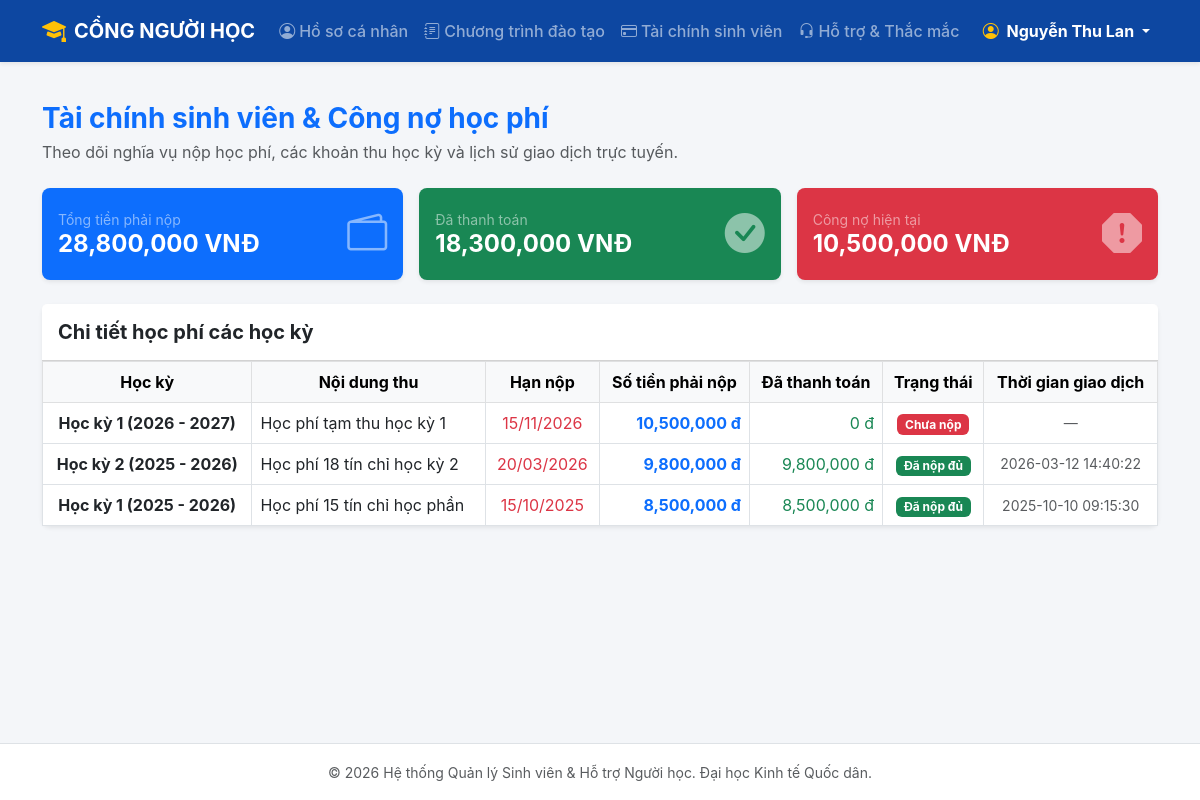
The app's page /portal/finance (signed in) with its own data.
### tables this page shows
CREATE TABLE TaiKhoan (
    id INTEGER PRIMARY KEY AUTOINCREMENT,
    username TEXT NOT NULL UNIQUE,
    password_hash TEXT NOT NULL,
    vai_tro TEXT NOT NULL CHECK (vai_tro IN ('student', 'support_staff', 'admin')),
    ho_ten TEXT,
    sinh_vien_id INTEGER UNIQUE REFERENCES SinhVien(id) ON DELETE CASCADE
);

CREATE TABLE TaiChinhSinhVien (
    id INTEGER PRIMARY KEY AUTOINCREMENT,
    sinh_vien_id INTEGER NOT NULL REFERENCES SinhVien(id) ON DELETE CASCADE,
    hoc_ky TEXT NOT NULL, -- Ví dụ: "Kỳ 1 (2025-2026)", "Kỳ 2 (2025-2026)"
    noi_dung TEXT NOT NULL,
    so_tien_phai_nop INTEGER NOT NULL,
    so_tien_da_nop INTEGER NOT NULL DEFAULT 0,
    han_nop TEXT NOT NULL,
    trang_thai_nop TEXT NOT NULL DEFAULT 'Chưa nộp' CHECK (trang_thai_nop IN ('Đã nộp đủ', 'Chưa nộp', 'Nộp một phần')),
    ngay_giao_dich TEXT
);

### portal.py (the view)
@portal_bp.route("/finance")
@login_required
@roles_required("student")
def finance():
    db = get_db()
    sv = get_current_student(db)
    if not sv:
        abort(404)
    finance_records = db.execute("""
        SELECT * FROM TaiChinhSinhVien
        WHERE sinh_vien_id = ?
        ORDER BY id DESC
    """, (sv["id"],)).fetchall()
    tong_phai_nop = sum(r["so_tien_phai_nop"] for r in finance_records)
    tong_da_nop = sum(r["so_tien_da_nop"] for r in finance_records)
    cong_no_con_lai = tong_phai_nop - tong_da_nop
    return render_template(
        "portal/finance.html",
        sv=sv,
        records=finance_records,
        tong_phai_nop=tong_phai_nop,
        tong_da_nop=tong_da_nop,
        cong_no=cong_no_con_lai
    )

### app.py (called while the page is built)
def dmy(value):
    if not value:
        return "—"
    try:
        return datetime.strptime(str(value)[:10], "%Y-%m-%d").strftime("%d/%m/%Y")
    except ValueError:
        return value

### auth.py (called while the page is built)
@auth_bp.before_app_request
def load_logged_in_user():
    user_id = session.get("user_id")
    if user_id is None:
        g.user = None
    else:
        db = get_db()
        g.user = db.execute(
            "SELECT id, username, vai_tro, ho_ten, sinh_vien_id FROM TaiKhoan WHERE id = ?",
            (user_id,)
        ).fetchone()

def login_required(view):
    @functools.wraps(view)
    def wrapped_view(**kwargs):
        if g.user is None:
            flash("Vui lòng đăng nhập để truy cập chức năng này.", "warning")
            return redirect(url_for("auth.login"))
        return view(**kwargs)
    return wrapped_view

def roles_required(*roles):
    def decorator(view):
        @functools.wraps(view)
        def wrapped_view(**kwargs):
            if g.user is None:
                flash("Vui lòng đăng nhập để tiếp tục.", "warning")
                return redirect(url_for("auth.login"))
            if g.user["vai_tro"] not in roles:
                flash("Bạn không có quyền truy cập vào chức năng hoặc trang này.", "danger")
                if g.user["vai_tro"] == "student":
                    return redirect(url_for("portal.profile"))
                return redirect(url_for("students.list_students"))
            return view(**kwargs)
        return wrapped_view
    return decorator

### models.py (called while the page is built)
def connect(path):
    conn = sqlite3.connect(path)
    conn.row_factory = sqlite3.Row
    conn.execute("PRAGMA foreign_keys = ON")
    conn.create_function("norm", 1, normalize, deterministic=True)
    return conn

def get_db():
    if "db" not in g:
        g.db = connect(current_app.config["DATABASE"])
    return g.db

### portal.py (called while the page is built)
def get_current_student(db):
    if not g.user or g.user["sinh_vien_id"] is None:
        return None
    query = """
        SELECT sv.*, l.ma_lop, l.ten_lop, l.khoa_hoc,
               n.id AS nganh_id, n.ma_nganh, n.ten_nganh
        FROM SinhVien sv
        JOIN Lop l ON l.id = sv.lop_id
        JOIN NganhHoc n ON n.id = l.nganh_id
        WHERE sv.id = ?
    """
    return db.execute(query, (g.user["sinh_vien_id"],)).fetchone()

### templates/portal/finance.html (shortened to what this page needs)
{% extends "base.html" %}
{% block content %}
<div class="container my-4">
    <div class="mb-4">
        <h3 class="fw-bold text-primary mb-1">Tài chính sinh viên & Công nợ học phí</h3>
        <p class="text-muted">Theo dõi nghĩa vụ nộp học phí, các khoản thu học kỳ và lịch sử giao dịch trực tuyến.</p>
    </div>
    <div class="row g-3 mb-4">
        <div class="col-md-4">
            <div class="card border-0 shadow-sm bg-primary text-white p-3">
                <div class="d-flex justify-content-between align-items-center">
                    <div>
                        <div class="text-white-50 small">Tổng tiền phải nộp</div>
                        <h4 class="fw-bold mb-0">{{ "{:,}".format(tong_phai_nop) }} VNĐ</h4>
                    </div>
                    <i class="bi bi-wallet2 fs-1 text-white-50"></i>
                </div>
            </div>
        </div>
        <div class="col-md-4">
            <div class="card border-0 shadow-sm bg-success text-white p-3">
                <div class="d-flex justify-content-between align-items-center">
                    <div>
                        <div class="text-white-50 small">Đã thanh toán</div>
                        <h4 class="fw-bold mb-0">{{ "{:,}".format(tong_da_nop) }} VNĐ</h4>
                    </div>
                    <i class="bi bi-check-circle-fill fs-1 text-white-50"></i>
                </div>
            </div>
        </div>
        <div class="col-md-4">
            <div class="card border-0 shadow-sm bg-danger text-white p-3">
                <div class="d-flex justify-content-between align-items-center">
                    <div>
                        <div class="text-white-50 small">Công nợ hiện tại</div>
                        <h4 class="fw-bold mb-0">{{ "{:,}".format(cong_no) }} VNĐ</h4>
                    </div>
                    <i class="bi bi-exclamation-octagon-fill fs-1 text-white-50"></i>
                </div>
            </div>
        </div>
    </div>
    <div class="card shadow-sm border-0">
        <div class="card-header bg-white py-3">
            <h5 class="card-title fw-bold text-dark mb-0">Chi tiết học phí các học kỳ</h5>
        </div>
        <div class="card-body p-0">
            <div class="table-responsive">
                <table class="table table-hover table-bordered mb-0 align-middle">
                    <thead class="table-light">
                        <tr class="text-center">
                            <th>Học kỳ</th>
                            <th>Nội dung thu</th>
                            <th>Hạn nộp</th>
                            <th>Số tiền phải nộp</th>
                            <th>Đã thanh toán</th>
                            <th>Trạng thái</th>
                            <th>Thời gian giao dịch</th>
                        </tr>
                    </thead>
                    <tbody>
                        {% for r in records %}
                        <tr>
                            <td class="fw-bold text-center">{{ r.hoc_ky }}</td>
                            <td>{{ r.noi_dung }}</td>
                            <td class="text-center text-danger">{{ r.han_nop|dmy }}</td>
                            <td class="text-end fw-bold text-primary">{{ "{:,}".format(r.so_tien_phai_nop) }} đ</td>
                            <td class="text-end text-success">{{ "{:,}".format(r.so_tien_da_nop) }} đ</td>
                            <td class="text-center">
                                {% if r.trang_thai_nop == 'Đã nộp đủ' %}
                                    <span class="badge bg-success">Đã nộp đủ</span>
                                {% elif r.trang_thai_nop == 'Nộp một phần' %}
                                    <span class="badge bg-warning text-dark">Nộp một phần</span>
                                {% else %}
                                    <span class="badge bg-danger">Chưa nộp</span>
                                {% endif %}
                            </td>
                            <td class="text-center small text-muted">{{ r.ngay_giao_dich or '—' }}</td>
                        </tr>
                        {% else %}
                        <tr><td colspan="7" class="text-center py-3">Chưa có thông tin học phí.</td></tr>
                        {% endfor %}
                    </tbody>
                </table>
            </div>
        </div>
    </div>
</div>
{% endblock %}

### templates/base.html (shortened to what this page needs)
<!DOCTYPE html>
<html lang="vi">
<head>
    <link href="https://cdn.jsdelivr.net/npm/bootstrap@5.3.0/dist/css/bootstrap.min.css" rel="stylesheet">
    <link rel="stylesheet" href="https://cdn.jsdelivr.net/npm/bootstrap-icons@1.11.1/font/bootstrap-icons.css">
</head>
<body>
    <nav class="navbar navbar-expand-lg navbar-dark navbar-neu shadow-sm sticky-top">
        <div class="container">
            <a class="navbar-brand fw-bold d-flex align-items-center" href="{{ url_for('home') }}">
                <i class="bi bi-mortarboard-fill me-2 fs-4 text-warning"></i> CỔNG NGƯỜI HỌC
            </a>
            <div class="collapse navbar-collapse" id="navbarNav">
                <ul class="navbar-nav me-auto mb-2 mb-lg-0">
                    {% if g.user %}
                        {% if g.user.vai_tro == 'student' %}
                            <li class="nav-item">
                                <a class="nav-link" href="{{ url_for('portal.profile') }}"><i class="bi bi-person-circle me-1"></i>Hồ sơ cá nhân</a>
                            </li>
                            <li class="nav-item">
                                <a class="nav-link" href="{{ url_for('portal.curriculum') }}"><i class="bi bi-journal-text me-1"></i>Chương trình đào tạo</a>
                            </li>
                            <li class="nav-item">
                                <a class="nav-link" href="{{ url_for('portal.finance') }}"><i class="bi bi-credit-card me-1"></i>Tài chính sinh viên</a>
                            </li>
                            <li class="nav-item">
                                <a class="nav-link" href="{{ url_for('portal.support') }}"><i class="bi bi-headset me-1"></i>Hỗ trợ & Thắc mắc</a>
                            </li>
                        {% endif %}
                    {% endif %}
                </ul>
                <ul class="navbar-nav ms-auto">
                    {% if g.user %}
                        <li class="nav-item dropdown">
                            <a class="nav-link dropdown-toggle text-white fw-bold" href="#" id="userDrop" role="button" data-bs-toggle="dropdown">
                                <i class="bi bi-person-circle me-1 text-warning"></i>
                                {% if g.user.vai_tro == 'student' %}
                                    {{ g.user.ho_ten }}
                                {% elif g.user.vai_tro == 'admin' %}
                                    Admin ({{ g.user.username }})
                                {% else %}
                                    Nhân viên hỗ trợ ({{ g.user.username }})
                                {% endif %}
                            </a>
                        </li>
                    {% else %}
                        <li class="nav-item"><a class="nav-link" href="{{ url_for('auth.login') }}">Đăng nhập</a></li>
                    {% endif %}
                </ul>
            </div>
        </div>
    </nav>
    <main>
        {% block content %}{% endblock %}
    </main>
    <footer class="text-center py-3 text-muted border-top bg-white mt-auto">
        <div class="container">
            <small>© 2026 Hệ thống Quản lý Sinh viên & Hỗ trợ Người học. Đại học Kinh tế Quốc dân.</small>
        </div>
    </footer>
</body>
</html>

### templates/base.html (style rules this page uses)
html, body { height: 100%; }
body { background-color: #f4f6f9; font-family: -apple-system, BlinkMacSystemFont, "Segoe UI", Roboto, sans-serif; display: flex; flex-direction: column; min-height: 100vh; }
.navbar-neu { background-color: #0d47a1; }
.nav-link { font-weight: 500; }
.card { border-radius: 8px; }
main { flex: 1 0 auto; }
footer { flex-shrink: 0; }

### records on screen
TaiKhoan: user.ho_ten "Nguyễn Thu Lan"
TaiChinhSinhVien: hoc_ky "Học kỳ 1 (2026 - 2027)", noi_dung "Học phí tạm thu học kỳ 1", han_nop|dmy "15/11/2026", so_tien_phai_nop "10,500,000", so_tien_da_nop "0", trang_thai_nop "Chưa nộp", ngay_giao_dich "—"
TaiChinhSinhVien: hoc_ky "Học kỳ 2 (2025 - 2026)", noi_dung "Học phí 18 tín chỉ học kỳ 2", han_nop|dmy "20/03/2026", so_tien_phai_nop "9,800,000", so_tien_da_nop "9,800,000", trang_thai_nop "Đã nộp đủ", ngay_giao_dich "2026-03-12 14:40:22"
TaiChinhSinhVien: hoc_ky "Học kỳ 1 (2025 - 2026)", noi_dung "Học phí 15 tín chỉ học phần", han_nop|dmy "15/10/2025", so_tien_phai_nop "8,500,000", so_tien_da_nop "8,500,000", trang_thai_nop "Đã nộp đủ", ngay_giao_dich "2025-10-10 09:15:30"

### other values on screen
{{ "{:,}".format(tong_phai_nop) }} "28,800,000"
{{ "{:,}".format(tong_da_nop) }} "18,300,000"
{{ "{:,}".format(cong_no) }} "10,500,000"
